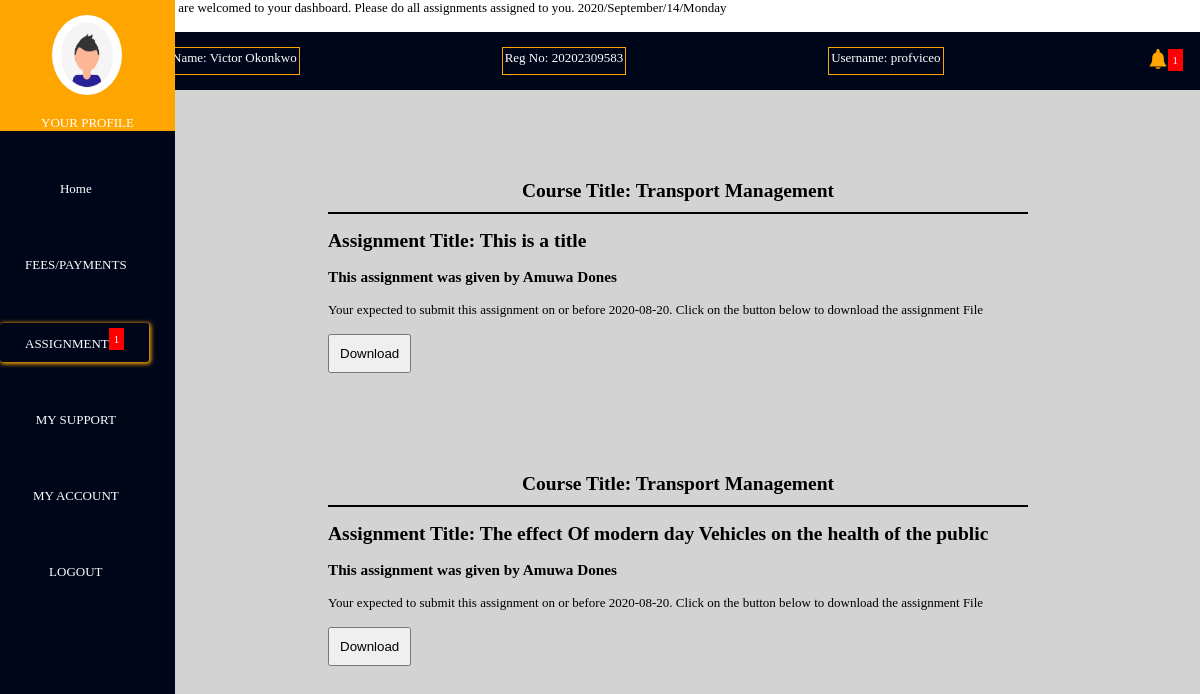
Screenshot of /getwork.php?Lecturer=Amuwa Dones (signed in) with the database file from the repository.
### tables this page shows
CREATE TABLE `user_profile` (
  `id` int(11) NOT NULL,
  `user_id` int(11) NOT NULL,
  `Profile_img_stat` int(11) NOT NULL,
  `Reg_No` varchar(256) NOT NULL,
  `profilestatus` int(11) NOT NULL
);

CREATE TABLE `assign_given` (
  `id` int(11) NOT NULL,
  `Course` varchar(256) NOT NULL,
  `Lecturer` varchar(256) NOT NULL,
  `Submissiondate` date NOT NULL,
  `assign_title` longtext NOT NULL,
  `Filename` varchar(256) NOT NULL
);

### includes/Autoloader.inc.php (called while the page is built, shortened)
<?php
	function Autoloader($classname){
		$Ext = ".class.php";
		$url = "$_SERVER[HTTP_HOST]$_SERVER[REQUEST_URI]";
		if (preg_match("/includes/", $url)) {
			$path = "../classes/";
		}elseif(!preg_match("/includes/", $url)){
			$path = "classes/";
		}
		$filepath = $path.$classname.$Ext;
	}

### classes/Dbh.class.php (called while the page is built)
<?php
	Class Dbh{
		private $Host = 'localhost';
		private $User = 'root';
		private $Pwd = '';
		private $DbName = 'maraine';
		public function Connect(){
			$dsn = "mysql:host=".$this->Host.";dbname=".$this->DbName;
			$pdo = new PDO($dsn, $this->User , $this->Pwd);
			$pdo->setAttribute(PDO::ATTR_DEFAULT_FETCH_MODE , PDO::FETCH_ASSOC);
			return $pdo;
		}
	}

### classes/Userview.class.php (called while the page is built, shortened)
<?php
	Class Userview extends User{
		public function GetAssignmentsLecturer($lecturer){
			$sql = "SELECT * FROM assign_given WHERE Lecturer = ?";
			$stmt = $this->Connect()->prepare($sql);
			$stmt->execute([$lecturer]);
			$Assignments = $stmt->fetchAll();
			return $Assignments;
		}
	}

### Getwork.php (the view, shortened to what this page needs)
<?php
	require_once 'includes/Autoloader.inc.php';
?>
<!DOCTYPE html>
<html>
<head>
	<link rel="stylesheet" type="text/css" href="css/header.css">
	<link rel="stylesheet" type="text/css" href="css/getwork.css">
</head><body>
<?php
 require 'template.php';
?>
</div>
	<div class="wrapper">
		<section class="getwork">
			<?php
			if (isset($_GET['aid'])) {
			$aid = $_GET['aid'];
			$GetAssignment = new Userview();
			$Assignments = $GetAssignment->GetAssignmentsId($aid);
			$AssignmentsCount = count($Assignments);
			if($AssignmentsCount > 0){
				foreach ($Assignments as $row) {
					try {
						$filePath = "uploads/".$row['Filename']."*";
						$FileFind = glob($filePath);
						$FileUrl = $FileFind[0];
						echo "<h1>Course Title: ".$row['Course']."</h1><br>";
						echo "<h2> Assignment Title: ".$row['assign_title']."</h2><br>";
						echo "<h3> This assignment was given by ".$row['Lecturer']."</h3><br>";
						echo "<p> Your expected to submit this assignment on or before ".$row['Submissiondate'].". Click on the button below to download the assignment File</p><br>";
						echo '<a href="'.$FileUrl.'" download><button>Download</button></a>';
					} catch (PDOexception $e) {
						echo '<p class="error"> There was an error retreiving the data</p>';
					}
				}
			}else {
				header("Location: assignments.php?get=doesnotexist");
				exit();
			}
			}elseif (isset($_GET['Lecturer'])) {
				$lecturer = $_GET['Lecturer'];
				$GetAssignment = new Userview();
				$LecturersWorks = $GetAssignment->GetAssignmentsLecturer($lecturer);
				$Count = count($LecturersWorks);
				if($Count > 0){
					foreach($LecturersWorks as $row){
						$filePath = "uploads/".$row['Filename']."*";
						$FileFind = glob($filePath);
						$FileUrl = $FileFind[0];
						echo "<h1>Course Title: ".$row['Course']."</h1><br>";
						echo "<h2> Assignment Title: ".$row['assign_title']."</h2><br>";
						echo "<h3> This assignment was given by ".$row['Lecturer']."</h3><br>";
						echo "<p> Your expected to submit this assignment on or before ".$row['Submissiondate'].". Click on the button below to download the assignment File</p><br>";
						echo '<a href="'.$FileUrl.'"><button>Download</button></a>';
					}
				}else {
					header("Location: assignments.php?get=doesnotexist");
					exit();
				}
			}else {
				header("Location: assignments.php?get=doesnotexist");
				exit();
			}
		?>
		</section>
	</div>
</body>

### template.php (shortened to what this page needs)
<body>
	<div class="main">
		<div class="body-1">
			<div class="container">
				<div class="container-1">
					<?php
					require_once 'includes/dbh.inc.php';
					$sql = "SELECT * FROM user_profile WHERE user_id = ?;";
					$stmt = mysqli_stmt_init($conn);
					if (!mysqli_stmt_prepare($stmt,$sql)) {
						'<img src="img/profile.png">Change Profile Image<label></label><br>';
					}else{
						$userid = $_SESSION['userid'];
						mysqli_stmt_bind_param($stmt, "s",$userid);
						mysqli_stmt_execute($stmt);
						$result = mysqli_stmt_get_result($stmt);
						while ($row = mysqli_fetch_assoc($result)) {
							if ($row['Profile_img_stat'] == 0) {
								echo '<div class="container-1"><a href="#"><img src="img/profile.png" class="profile_img"><br><br>YOUR PROFILE</a></div>';
							}else{
								echo '<div class="container-1" ><a href="#"><img src="img/profile'.$_SESSION['userid'].'.jpg?'.mt_rand().'" class="profile_img"><br><br>YOUR PROFILE</a></div>';
							}
						}
					}
				?>
				</div>
	<div class="container-2">
	<ul>
		<?php
		$url = "https://.$_SERVER[HTTP_HOST]$_SERVER[REQUEST_URI]";
		if (preg_match("/index/", $url)) {
			echo '<li class="active"><a href="index.php">Home</a></li>
		<li><a href="#">FEES/PAYMENTS</a></li>
		<li><a href="assignments.php">ASSIGNMENT<sup class="bell">1</sup></a></li>
		<li><a href="tickets.php">MY SUPPORT</a></li>
		<li ><a href="accountdetails.php">MY ACCOUNT</a></li>
		<li><a href="includes/logout.inc.php?logout=valid">LOGOUT</a></li>';
		}elseif (preg_match("/getwork\.php/", $url)) {
			echo '<li><a href="index.php">Home</a></li>
		<li><a href="#">FEES/PAYMENTS</a></li>
		<li  class="active"><a href="assignments.php">ASSIGNMENT<sup class="bell">1</sup></a></li>
		<li><a href="tickets.php">MY SUPPORT</a></li>
		<li ><a href="accountdetails.php">MY ACCOUNT</a></li>
		<li><a href="includes/logout.inc.php?logout=valid">LOGOUT</a></li>';
		}
		?>
	</ul>
    </div>
	</div>
	<div class="body-2">
		<marquee class="header_marquee">You are welcomed to your dashboard. Please do all assignments assigned to you.
			 <?php
			  $currentime = getdate();
			 echo $currentime['year']."/".$currentime['month']."/".$currentime['mday']."/".$currentime['weekday'];
			 ?>
			 </marquee><br>
			 <div class="student_details">
			 	<ul>
			 		<li>Name: <?php
			 		if (!isset($_SESSION['name'])) {
			 		 	echo "";
			 		 } else{
			 		 	echo $_SESSION['name'];
			 		 }
			 		 ?></li>
			 		<li>Reg No: <?php
			 			if (!isset($_SESSION['regno'])) {
			 				echo "";
			 			}else{
			 				echo $_SESSION['regno'];
			 			}
			 		?></li>
			 		<li>Username: <?php
			 			if (!isset($_SESSION['username'])) {
			 				echo "";
			 			}else{
			 				echo $_SESSION['username'];
			 			}
			 		?></li>
			 		<li><sup class="bell">1</sup></li>
			 	</ul>
			 </div>
	</div>
</div>

### css/header.css (style rules this page uses)
* { box-sizing: border-box; padding: 0; margin: 0; }
body { height: 2000px; font-family: cursive; font-weight: lighter; font-size: 13px; }
.main { display:flex; z-index: 100; }
.body-1 { width: 30%; height: 100%; flex: 1; }
.body-2 { padding-left: 10px; flex: 7; position: fixed; width: 88%; background-color: white; left: 12%; }
.container { position: fixed; height: 100%; background-color: #00061a; display: flex; flex-direction: column; z-index: 100; width: 175px; }
.container-1 { display: flex; justify-content: space-around; background-color: #ffa500; text-align: center; }
.container-1 a { text-decoration: none; color: white; }
.profile_img { width: 70px; height: 80px; margin-top: 15px; border-radius: 50% 50% 50% 50%; }
.container-2 { display: flex; text-align: center; }
.container-2 ul { list-style: none; align-items: center; }
.container-2 ul li { padding: 10px; margin-top: 40px; }
.container-2 ul li a { text-decoration: none; color: white; padding: 15px; }
.container-2 ul li:hover,.active { box-shadow: 1px 1px 4px 1px #ffa500; width: 98%; border-radius: 3px; }
.student_details { background-color: #00061a; padding: 15px; }
.student_details ul { list-style: none; display: flex; justify-content: space-between; }
.student_details ul li { border: 1.4px solid #ffa500; padding: 2px; color: white; cursor: pointer; }
.student_details ul li:last-child { border: none; }
.bell { padding:5px; background-color: red; cursor: pointer; }

### css/getwork.css (style rules this page uses)
.wrapper { width: 87%; margin-top: 80px; margin-left: 13%; color: black; background-color: lightgrey; height: 100%; }
section.getwork { width: 700px; margin: auto; }
section.getwork h1 { padding-top: 100px; padding-bottom: 10px; border-bottom: 2px solid black; text-align: center; text-transform: capitalize; }
section.getwork button { padding: 10px; cursor: pointer; }

### rows the page displays
user_profile: Profile_img_stat 0 (drawn)
assign_given: Course "Transport Management", assign_title "This is a title", Lecturer "Amuwa Dones", Submissiondate "2020-08-20"
assign_given: Course "Transport Management", assign_title "The effect Of modern day Vehicles on the health of the public", Lecturer "Amuwa Dones", Submissiondate "2020-08-20"

### other values shown
$currentime['year'] "2020"
$currentime['month'] "September"
$currentime['mday'] "14"
$currentime['weekday'] "Monday"
$_SESSION['name'] "Victor Okonkwo"
$_SESSION['regno'] "20202309583"
$_SESSION['username'] "profviceo"
